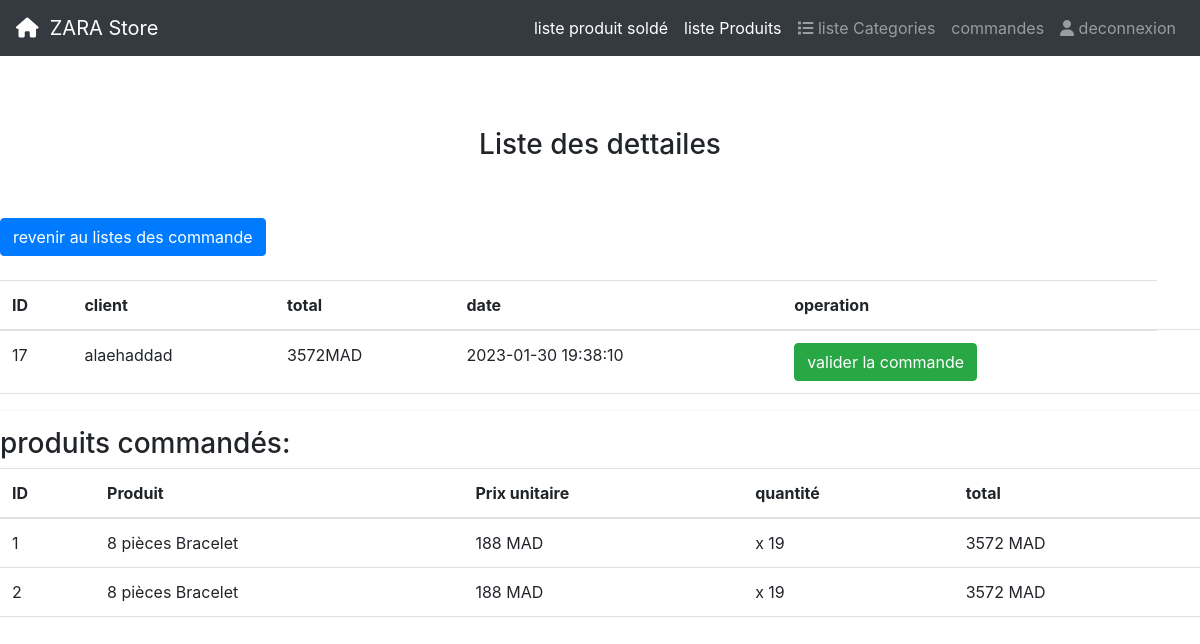
Page /detaille_commande.php?id=17 on the committed database.
### tables this page shows
CREATE TABLE `command` (
  `id` int(11) NOT NULL,
  `id_client` int(11) NOT NULL,
  `total` decimal(10,0) NOT NULL,
  `valide` int(11) NOT NULL DEFAULT 0,
  `date_creation` datetime NOT NULL DEFAULT current_timestamp()
);

CREATE TABLE `user` (
  `id` int(11) NOT NULL,
  `login` varchar(100) NOT NULL,
  `password` varchar(150) NOT NULL,
  `date_creation` int(11) NOT NULL
);

CREATE TABLE `line_command` (
  `id` int(11) NOT NULL,
  `id_produit` int(11) NOT NULL,
  `id_command` int(11) NOT NULL,
  `prix` decimal(10,0) NOT NULL,
  `qty` int(11) NOT NULL,
  `total` decimal(10,0) NOT NULL
);

CREATE TABLE `produit` (
  `id` int(11) NOT NULL,
  `libelle` varchar(100) NOT NULL,
  `prix` decimal(10,0) NOT NULL,
  `discount` int(10) UNSIGNED ZEROFILL NOT NULL,
  `id_categorie` int(11) NOT NULL,
  `description` varchar(250) NOT NULL,
  `image` varchar(200) NOT NULL
);

### detaille_commande.php (the view, shortened to what this page needs)
<?php
require_once 'connexion.php';
$idcommande = $_GET['id'];
  $sqlStatet= $pdo->prepare( 'SELECT command.*,user.login as "login" FROM command
  INNER JOIN user ON command.id_client=user.id
  WHERE command.id = ?
  ORDER BY command.date_creation DESC ');
  $sqlStatet->execute([$idcommande]);
$commandes=$sqlStatet->fetch(PDO::FETCH_ASSOC);
    ?>
<!DOCTYPE html>
<html lang="en">
<head>
    <link href="https://cdn.jsdelivr.net/npm/bootstrap@5.3.0-alpha1/dist/css/bootstrap.min.css" rel="stylesheet">
    <link rel="stylesheet" href="https://cdnjs.cloudflare.com/ajax/libs/twitter-bootstrap/4.1.2/css/bootstrap.min.css">
    <link      href="https://cdnjs.cloudflare.com/ajax/libs/font-awesome/6.2.1/css/all.min.css" rel="stylesheet">
</head>
<body>
<?php include 'nav1.php' ?>
<div>
<br>
<br>
<br>
<h3 style=" text-align:center">Liste des dettailes</h3>
<br>
<br>
<table class="table table-hover">
<thead>
    <tr>
    <th>ID</th>
<th>client</th>
<th>total</th>
<th>date</th>
<th>operation</th>
</tr>
</thead>
<tbody>
<?php
$sqlstatelignecommande = $pdo->prepare( 'SELECT line_command.*,produit.libelle,produit.image FROM line_command
                                           INNER JOIN produit ON line_command.id_produit = produit.id
                                            WHERE id_command = ?
                                            ');
      $sqlstatelignecommande->execute([$idcommande]);
      $lignecommande = $sqlstatelignecommande->fetchAll(PDO::FETCH_OBJ);
    ?>
    <a class="btn btn-primary btn sm" href="commande.php"> revenir au listes des commande</a>
    <br><br>
    <tr>
    <td> <?php echo $commandes['id']?></td>
    <td>    <?php echo $commandes['login']?> </td>
    <td>   <?php echo $commandes['total']?>MAD </td>
    <td>     <?php echo $commandes['date_creation']?> </td>
    <td>
         <?php if( $commandes['valide']==0) : ?>
            <a class="btn btn-success btn sm" href="valider_commande.php?id=<?=$commandes['id']?>&etat=1 "> valider la commande</a>
            <?php else: ?>
                <a class="btn btn-danger btn sm" href="valider_commande.php?id=<?=$commandes['id']?>&etat=0"> annuler la commande</a>
                <?php endif; ?>
     </td>
    <td>
</td>
    </tr>
</tbody>
</table>
<hr>
<h3> produits commandés:</h3>
<table class="table table-hover">
<thead>
    <tr>
    <th>ID</th>
<th>Produit</th>
<th>Prix unitaire</th>
<th>quantité</th>
<th>total</th>
</tr>
</thead>
<tbody>
<?php foreach($lignecommande as $lignecommande): ?>
<tr>
    <td><?php echo $lignecommande->id ?></td>
    <td><?php echo $lignecommande->libelle ?></td>
    <td><?php echo $lignecommande->prix ?> MAD</td>
    <td>x <?php echo $lignecommande->qty ?></td>
    <td><?php echo $lignecommande->total ?> MAD</td>
</tr>
<?php endforeach; ?>
</tbody>
</table>
</div>
</body>
</html>

### rows in the picture
command: id "17", user.login "alaehaddad", total "3572", date_creation "2023-01-30 19:38:10"
line_command: id "1", id_produit.libelle "8 pièces Bracelet", prix "188", qty "19", total "3572"
line_command: id "2", id_produit.libelle "8 pièces Bracelet", prix "188", qty "19", total "3572"
